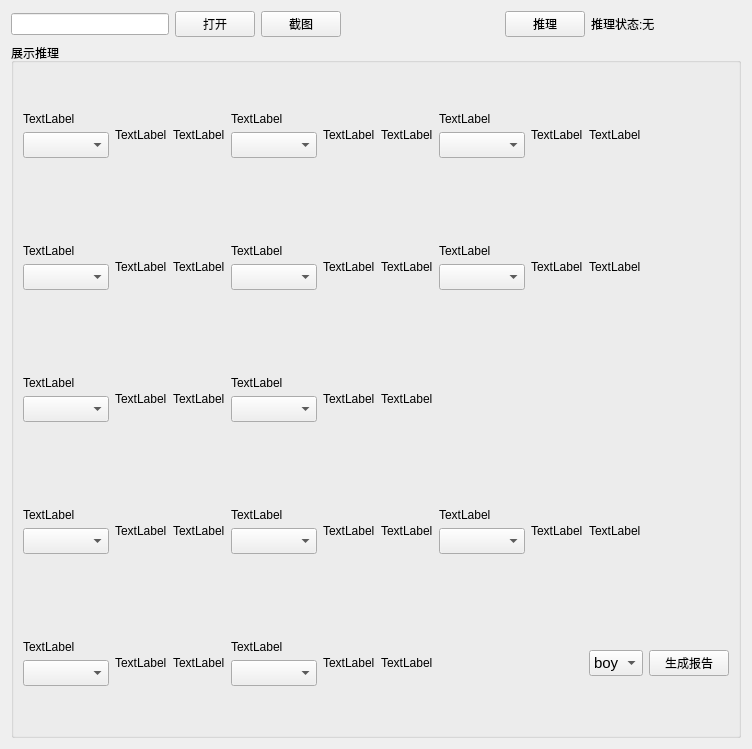
      <widget class="QWidget" name="tab">
       <attribute name="title">
        <string>AI推理区</string>
       </attribute>
       <layout class="QGridLayout" name="gridLayout_9">
        <item row="0" column="0">
         <layout class="QGridLayout" name="gridLayout_2">
          <item row="0" column="0">
           <layout class="QGridLayout" name="gridLayout_3">
            <item row="0" column="3">
             <spacer name="horizontalSpacer">
              <property name="orientation">
               <enum>Qt::Horizontal</enum>
              </property>
              <property name="sizeHint" stdset="0">
               <size>
                <width>40</width>
                <height>20</height>
               </size>
              </property>
             </spacer>
            </item>
            <item row="0" column="0">
             <widget class="QLineEdit" name="image_path_te"/>
            </item>
            <item row="0" column="5">
             <widget class="QPushButton" name="infer_bn">
              <property name="text">
               <string>推理</string>
              </property>
             </widget>
            </item>
            <item row="0" column="1">
             <widget class="QPushButton" name="open_bn">
              <property name="text">
               <string>打开</string>
              </property>
             </widget>
            </item>
            <item row="0" column="2">
             <widget class="QPushButton" name="screen_bn">
              <property name="text">
               <string>截图</string>
              </property>
             </widget>
            </item>
            <item row="0" column="6">
             <widget class="QLabel" name="infer_state">
              <property name="minimumSize">
               <size>
                <width>150</width>
                <height>0</height>
               </size>
              </property>
              <property name="text">
               <string>推理状态:无</string>
              </property>
             </widget>
            </item>
           </layout>
          </item>
          <item row="1" column="0">
           <widget class="QGroupBox" name="groupBox_2">
            <property name="title">
             <string>展示推理</string>
            </property>
            <layout class="QGridLayout" name="gridLayout_8">
             <item row="0" column="0">
              <layout class="QGridLayout" name="gridLayout_4">
               <item row="0" column="0">
                <layout class="QGridLayout" name="gridLayout">
                 <item row="2" column="1">
                  <widget class="QLabel" name="MIPThird_pre">
                   <property name="text">
                    <string>TextLabel</string>
                   </property>
                  </widget>
                 </item>
                 <item row="3" column="1">
                  <widget class="QLabel" name="DIPFirst_pre">
                   <property name="text">
                    <string>TextLabel</string>
                   </property>
                  </widget>
                 </item>
                 <item row="1" column="1">
                  <widget class="QLabel" name="PIPFirst_pre">
                   <property name="text">
                    <string>TextLabel</string>
                   </property>
                  </widget>
                 </item>
                 <item row="4" column="5">
                  <widget class="QLabel" name="Radius_label">
                   <property name="text">
                    <string>TextLabel</string>
                   </property>
                  </widget>
                 </item>
                 <item row="0" column="8">
                  <widget class="QLabel" name="MCPFifth_label">
                   <property name="text">
                    <string>TextLabel</string>
                   </property>
                  </widget>
                 </item>
                 <item row="0" column="1">
                  <widget class="QLabel" name="MCPFirst_pre">
                   <property name="text">
                    <string>TextLabel</string>
                   </property>
                  </widget>
                 </item>
                 <item row="3" column="8">
                  <widget class="QLabel" name="DIPFifth_label">
                   <property name="text">
                    <string>TextLabel</string>
                   </property>
                  </widget>
                 </item>
                 <item row="0" column="5">
                  <widget class="QLabel" name="MCPThird_label">
                   <property name="text">
                    <string>TextLabel</string>
                   </property>
                  </widget>
                 </item>
                 <item row="0" column="2">
                  <widget class="QLabel" name="MCPFirst_label">
                   <property name="text">
                    <string>TextLabel</string>
                   </property>
                  </widget>
                 </item>
                 <item row="2" column="5">
                  <widget class="QLabel" name="MIPFifth_label">
                   <property name="text">
                    <string>TextLabel</string>
                   </property>
                  </widget>
                 </item>
                 <item row="1" column="5">
                  <widget class="QLabel" name="PIPThird_label">
                   <property name="text">
                    <string>TextLabel</string>
                   </property>
                  </widget>
                 </item>
                 <item row="2" column="2">
                  <widget class="QLabel" name="MIPThird_label">
                   <property name="text">
                    <string>TextLabel</string>
                   </property>
                  </widget>
                 </item>
                 <item row="3" column="5">
                  <widget class="QLabel" name="DIPThird_label">
                   <property name="text">
                    <string>TextLabel</string>
                   </property>
                  </widget>
                 </item>
                 <item row="1" column="8">
                  <widget class="QLabel" name="PIPFifth_label">
                   <property name="text">
                    <string>TextLabel</string>
                   </property>
                  </widget>
                 </item>
                 <item row="4" column="1">
                  <widget class="QLabel" name="Ulna_pre">
                   <property name="text">
                    <string>TextLabel</string>
                   </property>
                  </widget>
                 </item>
                 <item row="1" column="2">
                  <widget class="QLabel" name="PIPFirst_label">
                   <property name="text">
                    <string>TextLabel</string>
                   </property>
                  </widget>
                 </item>
                 <item row="4" column="2">
                  <widget class="QLabel" name="Ulna_label">
                   <property name="text">
                    <string>TextLabel</string>
                   </property>
                  </widget>
                 </item>
                 <item row="3" column="2">
                  <widget class="QLabel" name="DIPFirst_label">
                   <property name="text">
                    <string>TextLabel</string>
                   </property>
                  </widget>
                 </item>
                 <item row="1" column="4">
                  <widget class="QLabel" name="PIPThird_pre">
                   <property name="text">
                    <string>TextLabel</string>
                   </property>
                  </widget>
                 </item>
                 <item row="2" column="4">
                  <widget class="QLabel" name="MIPFifth_pre">
                   <property name="text">
                    <string>TextLabel</string>
                   </property>
                  </widget>
                 </item>
                 <item row="3" column="4">
                  <widget class="QLabel" name="DIPThird_pre">
                   <property name="text">
                    <string>TextLabel</string>
                   </property>
                  </widget>
                 </item>
                 <item row="4" column="4">
                  <widget class="QLabel" name="Radius_pre">
                   <property name="text">
                    <string>TextLabel</string>
                   </property>
                  </widget>
                 </item>
                 <item row="0" column="4">
                  <widget class="QLabel" name="MCPThird_pre">
                   <property name="text">
                    <string>TextLabel</string>
                   </property>
                  </widget>
                 </item>
                 <item row="0" column="7">
                  <widget class="QLabel" name="MCPFifth_pre">
                   <property name="text">
                    <string>TextLabel</string>
                   </property>
                  </widget>
                 </item>
                 <item row="4" column="8">
                  <layout class="QHBoxLayout" name="horizontalLayout_2">
                   <item>
                    <widget class="QComboBox" name="sexBx">
                     <property name="maximumSize">
                      <size>
                       <width>80</width>
                       <height>16777215</height>
                      </size>
                     </property>
                     <property name="font">
                      <font>
                       <pointsize>11</pointsize>
                      </font>
                     </property>
                     <item>
                      <property name="text">
                       <string>boy</string>
                      </property>
                     </item>
                     <item>
                      <property name="text">
                       <string>girl</string>
                      </property>
                     </item>
                    </widget>
                   </item>
                   <item>
                    <widget class="QPushButton" name="create_bn">
                     <property name="text">
                      <string>生成报告</string>
                     </property>
                    </widget>
                   </item>
                  </layout>
                 </item>
                 <item row="1" column="7">
                  <widget class="QLabel" name="PIPFifth_pre">
                   <property name="text">
                    <string>TextLabel</string>
                   </property>
                  </widget>
                 </item>
                 <item row="3" column="7">
                  <widget class="QLabel" name="DIPFifth_pre">
                   <property name="text">
                    <string>TextLabel</string>
                   </property>
                  </widget>
                 </item>
                 <item row="0" column="0">
                  <layout class="QVBoxLayout" name="verticalLayout_4">
                   <item>
                    <spacer name="verticalSpacer_15">
                     <property name="orientation">
                      <enum>Qt::Vertical</enum>
                     </property>
                     <property name="sizeHint" stdset="0">
                      <size>
                       <width>20</width>
                       <height>40</height>
                      </size>
                     </property>
                    </spacer>
                   </item>
                   <item>
                    <widget class="QLabel" name="MCPFirst_text">
                     <property name="text">
                      <string>TextLabel</string>
                     </property>
                    </widget>
                   </item>
                   <item>
                    <widget class="QComboBox" name="MCPFirst_cbox">
                     <property name="font">
                      <font>
                       <pointsize>11</pointsize>
                      </font>
                     </property>
                    </widget>
                   </item>
                   <item>
                    <spacer name="verticalSpacer_2">
                     <property name="orientation">
                      <enum>Qt::Vertical</enum>
                     </property>
                     <property name="sizeHint" stdset="0">
                      <size>
                       <width>20</width>
                       <height>40</height>
                      </size>
                     </property>
                    </spacer>
                   </item>
                  </layout>
                 </item>
                 <item row="0" column="3">
                  <layout class="QVBoxLayout" name="verticalLayout_5">
                   <item>
                    <spacer name="verticalSpacer_16">
                     <property name="orientation">
                      <enum>Qt::Vertical</enum>
                     </property>
                     <property name="sizeHint" stdset="0">
                      <size>
                       <width>20</width>
                       <height>40</height>
                      </size>
                     </property>
                    </spacer>
                   </item>
                   <item>
                    <widget class="QLabel" name="MCPThird_text">
                     <property name="text">
                      <string>TextLabel</string>
                     </property>
                    </widget>
                   </item>
                   <item>
                    <widget class="QComboBox" name="MCPThird_cbox">
                     <property name="font">
                      <font>
                       <pointsize>11</pointsize>
                      </font>
                     </property>
                    </widget>
                   </item>
                   <item>
                    <spacer name="verticalSpacer_3">
                     <property name="orientation">
                      <enum>Qt::Vertical</enum>
                     </property>
                     <property name="sizeHint" stdset="0">
                      <size>
                       <width>20</width>
                       <height>40</height>
                      </size>
                     </property>
                    </spacer>
                   </item>
                  </layout>
                 </item>
                 <item row="0" column="6">
                  <layout class="QVBoxLayout" name="verticalLayout_6">
                   <item>
                    <spacer name="verticalSpacer_17">
                     <property name="orientation">
                      <enum>Qt::Vertical</enum>
                     </property>
                     <property name="sizeHint" stdset="0">
                      <size>
                       <width>20</width>
                       <height>40</height>
                      </size>
                     </property>
                    </spacer>
                   </item>
                   <item>
                    <widget class="QLabel" name="MCPFifth_text">
                     <property name="text">
                      <string>TextLabel</string>
                     </property>
                    </widget>
                   </item>
                   <item>
                    <widget class="QComboBox" name="MCPFifth_cbox">
                     <property name="font">
                      <font>
                       <pointsize>11</pointsize>
                      </font>
                     </property>
                    </widget>
                   </item>
                   <item>
                    <spacer name="verticalSpacer_4">
                     <property name="orientation">
                      <enum>Qt::Vertical</enum>
                     </property>
                     <property name="sizeHint" stdset="0">
                      <size>
                       <width>20</width>
                       <height>40</height>
                      </size>
                     </property>
                    </spacer>
                   </item>
                  </layout>
                 </item>
                 <item row="1" column="0">
                  <layout class="QVBoxLayout" name="verticalLayout_7">
                   <item>
                    <spacer name="verticalSpacer_18">
                     <property name="orientation">
                      <enum>Qt::Vertical</enum>
                     </property>
                     <property name="sizeHint" stdset="0">
                      <size>
                       <width>20</width>
                       <height>40</height>
                      </size>
                     </property>
                    </spacer>
                   </item>
                   <item>
                    <widget class="QLabel" name="PIPFirst_text">
                     <property name="text">
                      <string>TextLabel</string>
                     </property>
                    </widget>
                   </item>
                   <item>
                    <widget class="QComboBox" name="PIPFirst_cbox">
                     <property name="font">
                      <font>
                       <pointsize>11</pointsize>
                      </font>
                     </property>
                    </widget>
                   </item>
                   <item>
                    <spacer name="verticalSpacer_5">
                     <property name="orientation">
                      <enum>Qt::Vertical</enum>
                     </property>
                     <property name="sizeHint" stdset="0">
                      <size>
                       <width>20</width>
                       <height>40</height>
                      </size>
                     </property>
                    </spacer>
                   </item>
                  </layout>
                 </item>
                 <item row="1" column="3">
                  <layout class="QVBoxLayout" name="verticalLayout_8">
                   <item>
                    <spacer name="verticalSpacer_19">
                     <property name="orientation">
                      <enum>Qt::Vertical</enum>
                     </property>
                     <property name="sizeHint" stdset="0">
                      <size>
                       <width>20</width>
                       <height>40</height>
                      </size>
                     </property>
                    </spacer>
                   </item>
                   <item>
                    <widget class="QLabel" name="PIPThird_text">
                     <property name="text">
                      <string>TextLabel</string>
                     </property>
                    </widget>
                   </item>
                   <item>
                    <widget class="QComboBox" name="PIPThird_cbox">
                     <property name="font">
                      <font>
                       <pointsize>11</pointsize>
                      </font>
                     </property>
                    </widget>
                   </item>
                   <item>
                    <spacer name="verticalSpacer_6">
                     <property name="orientation">
                      <enum>Qt::Vertical</enum>
                     </property>
                     <property name="sizeHint" stdset="0">
                      <size>
                       <width>20</width>
                       <height>40</height>
                      </size>
                     </property>
                    </spacer>
                   </item>
                  </layout>
                 </item>
                 <item row="1" column="6">
                  <layout class="QVBoxLayout" name="verticalLayout_9">
                   <item>
                    <spacer name="verticalSpacer_20">
                     <property name="orientation">
                      <enum>Qt::Vertical</enum>
                     </property>
                     <property name="sizeHint" stdset="0">
                      <size>
                       <width>20</width>
                       <height>40</height>
                      </size>
                     </property>
                    </spacer>
                   </item>
                   <item>
                    <widget class="QLabel" name="PIPFifth_text">
                     <property name="text">
                      <string>TextLabel</string>
                     </property>
                    </widget>
                   </item>
                   <item>
                    <widget class="QComboBox" name="PIPFifth_cbox">
                     <property name="font">
                      <font>
                       <pointsize>11</pointsize>
                      </font>
                     </property>
                    </widget>
                   </item>
                   <item>
                    <spacer name="verticalSpacer_7">
                     <property name="orientation">
                      <enum>Qt::Vertical</enum>
                     </property>
                     <property name="sizeHint" stdset="0">
                      <size>
                       <width>20</width>
                       <height>40</height>
                      </size>
                     </property>
                    </spacer>
                   </item>
                  </layout>
                 </item>
                 <item row="2" column="0">
                  <layout class="QVBoxLayout" name="verticalLayout_10">
                   <item>
                    <spacer name="verticalSpacer_21">
                     <property name="orientation">
                      <enum>Qt::Vertical</enum>
                     </property>
                     <property name="sizeHint" stdset="0">
                      <size>
                       <width>20</width>
                       <height>40</height>
                      </size>
                     </property>
                    </spacer>
                   </item>
                   <item>
                    <widget class="QLabel" name="MIPThird_text">
                     <property name="text">
                      <string>TextLabel</string>
                     </property>
                    </widget>
                   </item>
                   <item>
                    <widget class="QComboBox" name="MIPThird_cbox">
                     <property name="font">
                      <font>
                       <pointsize>11</pointsize>
                      </font>
                     </property>
                    </widget>
                   </item>
                   <item>
                    <spacer name="verticalSpacer_8">
                     <property name="orientation">
                      <enum>Qt::Vertical</enum>
                     </property>
                     <property name="sizeHint" stdset="0">
                      <size>
                       <width>20</width>
                       <height>40</height>
                      </size>
                     </property>
                    </spacer>
                   </item>
                  </layout>
                 </item>
                 <item row="2" column="3">
                  <layout class="QVBoxLayout" name="verticalLayout_11">
                   <item>
                    <spacer name="verticalSpacer_22">
                     <property name="orientation">
                      <enum>Qt::Vertical</enum>
                     </property>
                     <property name="sizeHint" stdset="0">
                      <size>
                       <width>20</width>
                       <height>40</height>
                      </size>
                     </property>
                    </spacer>
                   </item>
                   <item>
                    <widget class="QLabel" name="MIPFifth_text">
                     <property name="text">
                      <string>TextLabel</string>
                     </property>
                    </widget>
                   </item>
                   <item>
                    <widget class="QComboBox" name="MIPFifth_cbox">
                     <property name="font">
                      <font>
                       <pointsize>11</pointsize>
                      </font>
                     </property>
                    </widget>
                   </item>
                   <item>
                    <spacer name="verticalSpacer_14">
                     <property name="orientation">
                      <enum>Qt::Vertical</enum>
                     </property>
                     <property name="sizeHint" stdset="0">
                      <size>
                       <width>20</width>
                       <height>40</height>
                      </size>
                     </property>
                    </spacer>
                   </item>
                  </layout>
                 </item>
                 <item row="3" column="0">
                  <layout class="QVBoxLayout" name="verticalLayout_12">
                   <item>
                    <spacer name="verticalSpacer_23">
                     <property name="orientation">
                      <enum>Qt::Vertical</enum>
                     </property>
                     <property name="sizeHint" stdset="0">
                      <size>
                       <width>20</width>
                       <height>40</height>
                      </size>
                     </property>
                    </spacer>
                   </item>
                   <item>
                    <widget class="QLabel" name="DIPFirst_text">
                     <property name="text">
                      <string>TextLabel</string>
                     </property>
                    </widget>
                   </item>
                   <item>
                    <widget class="QComboBox" name="DIPFirst_cbox">
                     <property name="font">
                      <font>
                       <pointsize>11</pointsize>
                      </font>
                     </property>
                    </widget>
                   </item>
                   <item>
                    <spacer name="verticalSpacer_12">
                     <property name="orientation">
                      <enum>Qt::Vertical</enum>
                     </property>
                     <property name="sizeHint" stdset="0">
                      <size>
                       <width>20</width>
                       <height>40</height>
                      </size>
                     </property>
                    </spacer>
                   </item>
                  </layout>
                 </item>
                 <item row="3" column="3">
                  <layout class="QVBoxLayout" name="verticalLayout_13">
                   <item>
                    <spacer name="verticalSpacer_26">
                     <property name="orientation">
                      <enum>Qt::Vertical</enum>
                     </property>
                     <property name="sizeHint" stdset="0">
                      <size>
                       <width>20</width>
                       <height>40</height>
                      </size>
                     </property>
                    </spacer>
                   </item>
                   <item>
                    <widget class="QLabel" name="DIPThird_text">
                     <property name="text">
                      <string>TextLabel</string>
                     </property>
                    </widget>
                   </item>
                   <item>
                    <widget class="QComboBox" name="DIPThird_cbox">
                     <property name="font">
                      <font>
                       <pointsize>11</pointsize>
                      </font>
                     </property>
                    </widget>
                   </item>
                   <item>
                    <spacer name="verticalSpacer_11">
                     <property name="orientation">
                      <enum>Qt::Vertical</enum>
                     </property>
                     <property name="sizeHint" stdset="0">
                      <size>
                       <width>20</width>
                       <height>40</height>
                      </size>
                     </property>
                    </spacer>
                   </item>
                  </layout>
                 </item>
                 <item row="3" column="6">
                  <layout class="QVBoxLayout" name="verticalLayout_14">
                   <item>
                    <spacer name="verticalSpacer_27">
                     <property name="orientation">
                      <enum>Qt::Vertical</enum>
                     </property>
                     <property name="sizeHint" stdset="0">
                      <size>
                       <width>20</width>
                       <height>40</height>
                      </size>
                     </property>
                    </spacer>
                   </item>
                   <item>
                    <widget class="QLabel" name="DIPFifth_text">
                     <property name="text">
                      <string>TextLabel</string>
                     </property>
                    </widget>
                   </item>
                   <item>
                    <widget class="QComboBox" name="DIPFifth_cbox">
                     <property name="font">
                      <font>
                       <pointsize>11</pointsize>
                      </font>
                     </property>
                    </widget>
                   </item>
                   <item>
                    <spacer name="verticalSpacer_13">
                     <property name="orientation">
                      <enum>Qt::Vertical</enum>
                     </property>
                     <property name="sizeHint" stdset="0">
                      <size>
                       <width>20</width>
                       <height>40</height>
                      </size>
                     </property>
                    </spacer>
                   </item>
                  </layout>
                 </item>
                 <item row="4" column="0">
                  <layout class="QVBoxLayout" name="verticalLayout_15">
                   <item>
                    <spacer name="verticalSpacer_24">
                     <property name="orientation">
                      <enum>Qt::Vertical</enum>
                     </property>
                     <property name="sizeHint" stdset="0">
                      <size>
                       <width>20</width>
                       <height>40</height>
                      </size>
                     </property>
                    </spacer>
                   </item>
                   <item>
                    <widget class="QLabel" name="Ulna_text">
                     <property name="text">
                      <string>TextLabel</string>
                     </property>
                    </widget>
                   </item>
                   <item>
                    <widget class="QComboBox" name="Ulna_cbox">
                     <property name="font">
                      <font>
                       <pointsize>11</pointsize>
                      </font>
                     </property>
                    </widget>
                   </item>
                   <item>
                    <spacer name="verticalSpacer_9">
                     <property name="orientation">
                      <enum>Qt::Vertical</enum>
                     </property>
                     <property name="sizeHint" stdset="0">
                      <size>
                       <width>20</width>
                       <height>40</height>
                      </size>
                     </property>
                    </spacer>
                   </item>
                  </layout>
                 </item>
                 <item row="4" column="3">
                  <layout class="QVBoxLayout" name="verticalLayout_16">
                   <item>
                    <spacer name="verticalSpacer_25">
                     <property name="orientation">
                      <enum>Qt::Vertical</enum>
                     </property>
                     <property name="sizeHint" stdset="0">
                      <size>
                       <width>20</width>
                       <height>40</height>
                      </size>
                     </property>
                    </spacer>
                   </item>
                   <item>
                    <widget class="QLabel" name="Radius_text">
                     <property name="text">
                      <string>TextLabel</string>
                     </property>
                    </widget>
                   </item>
                   <item>
                    <widget class="QComboBox" name="Radius_cbox">
                     <property name="font">
                      <font>
                       <pointsize>11</pointsize>
                      </font>
                     </property>
                    </widget>
                   </item>
                   <item>
                    <spacer name="verticalSpacer_10">
                     <property name="orientation">
                      <enum>Qt::Vertical</enum>
                     </property>
                     <property name="sizeHint" stdset="0">
                      <size>
                       <width>20</width>
                       <height>40</height>
                      </size>
                     </property>
                    </spacer>
                   </item>
                  </layout>
                 </item>
                </layout>
               </item>
              </layout>
             </item>
            </layout>
           </widget>
          </item>
         </layout>
        </item>
       </layout>
      </widget>
